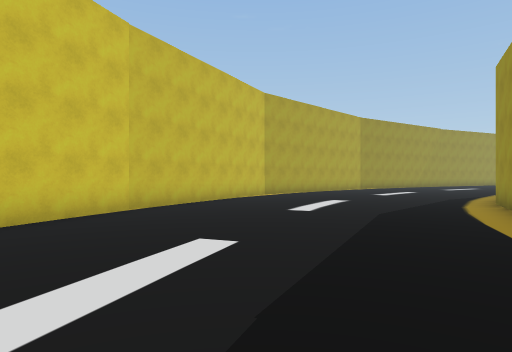
[1] (above)

15 first-person views from a walk through a 3-D level made in the Unity game engine. The camera is 1.5 m above the floor, looks level and sees 75° across. The floor is counted in squares, 2 m on a side. Each view is taken from the middle of a square. On the plan, view 1 faces up. The plan holds only what a view shows up to about 11 squares ahead; the rest is blank. The place goes on beyond the plan.

[2]
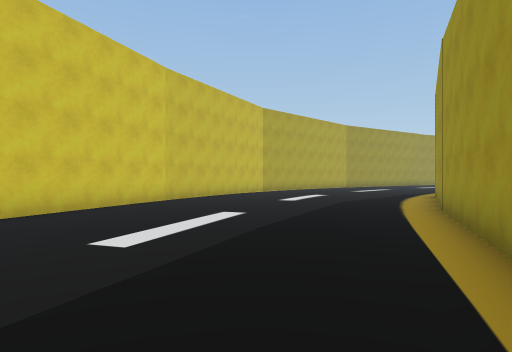

[3]
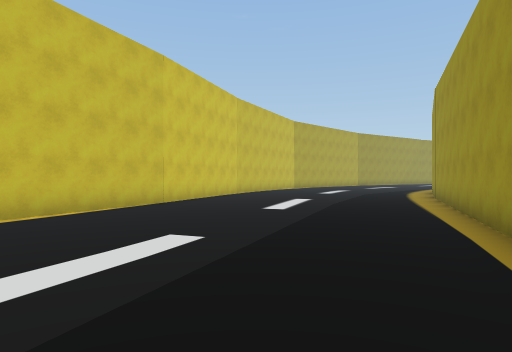

[4]
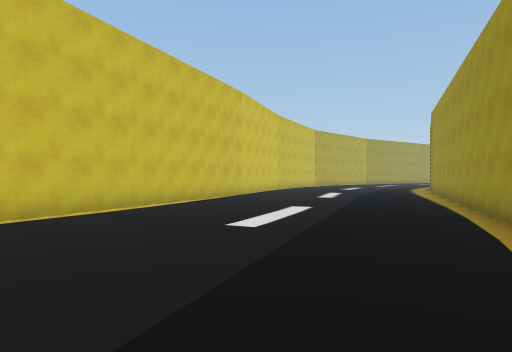

[5]
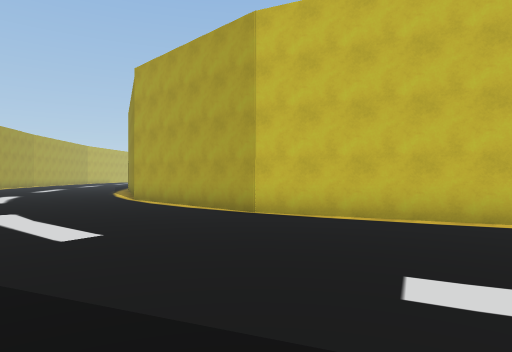

[6]
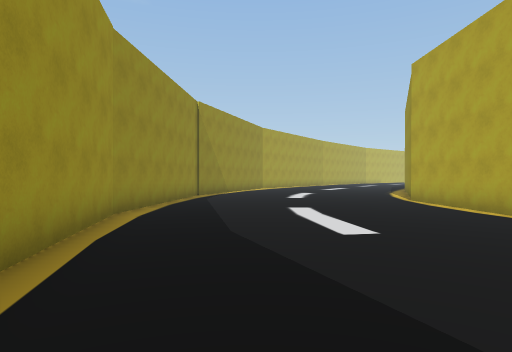

[7]
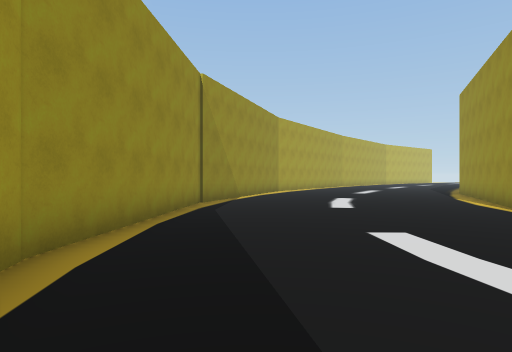

[8]
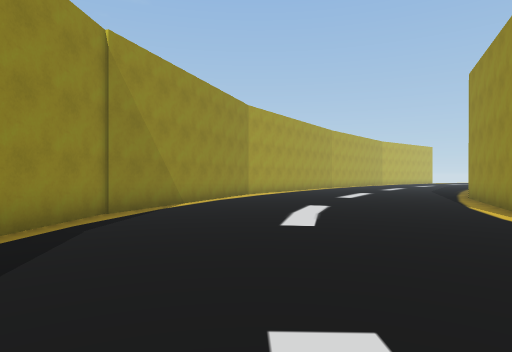

[9]
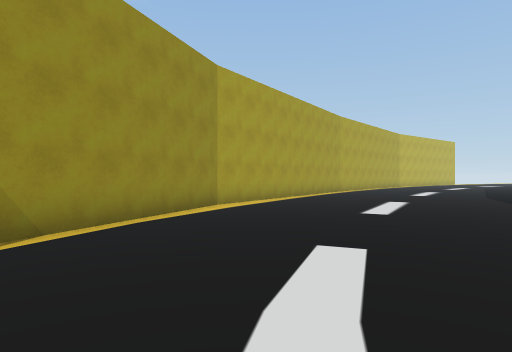

[10]
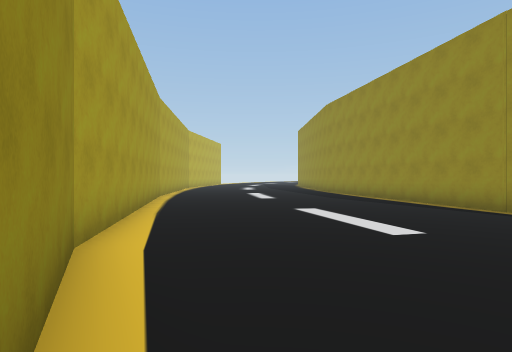

[11]
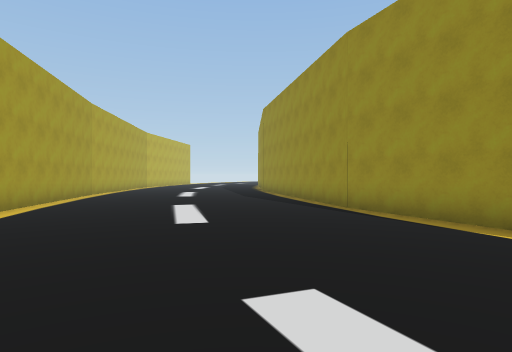

[12]
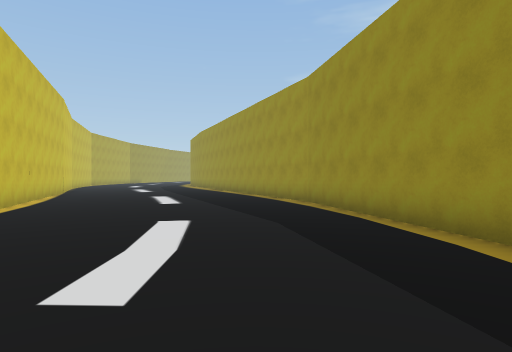

[13]
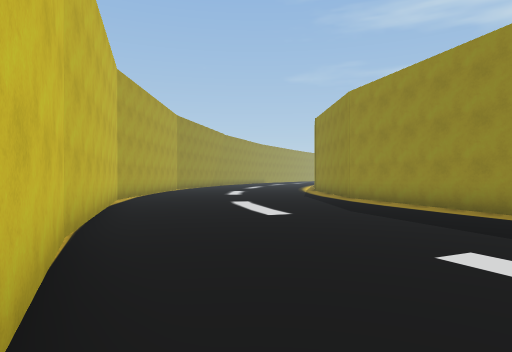

[14]
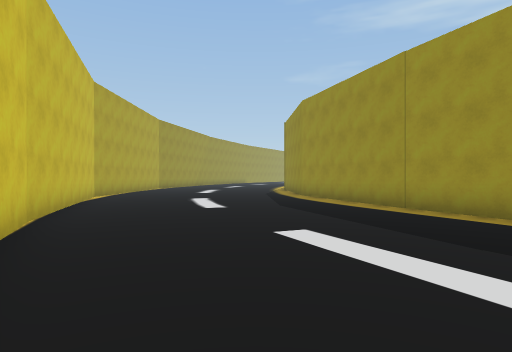

[15]
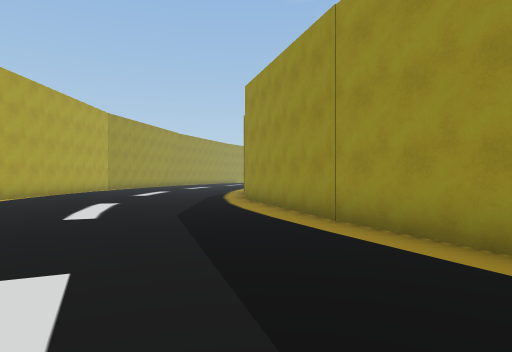

### Floor plan
Points are (right, up) in squares from view 1. A wall is a line through its corners. A room is listed if a view was taken in it or the views show most of it. See-through windows are left out.
Room 1 (views 1, 2, 3, 4, 5, 6, 7, 8, 9, 10, 11, 12, 13, 14, 15)
walls: (-13.7, -11.3) (-20, -13.9); (-9.6, -17.8) (-4.6, -13.6) (-1, -8.2) (6, 9.1); (-19.8, -13.8) (-24.1, -14.7); (-16.5, -20.9) (-9.6, -17.7); (-0.2, 12.5) (-2.8, 7.4) (-4.6, 2.4) (-8.9, -7) (-12.6, -10.9); (-24, -22.3) (-16.3, -20.9)

Where each view was taken, in squares from view 1:
view 1: 0 up, 0 right, facing up
view 2: 3 down, 0 right, facing up
view 3: 7 down, 2 left, facing up
view 4: 11 down, 4 left, facing up
view 5: 7 down, 2 left, facing left
view 6: 7 down, 2 left, facing down-left
view 7: 10 down, 4 left, facing down-left
view 8: 11 down, 7 left, facing down-left
view 9: 14 down, 11 left, facing down-left
view 10: 19 down, 13 left, facing left
view 11: 16 down, 12 left, facing left
view 12: 14 down, 9 left, facing up-right
view 13: 3 up, 4 left, facing up-right
view 14: 1 up, 4 left, facing up-right
view 15: 1 up, 1 left, facing up-right
